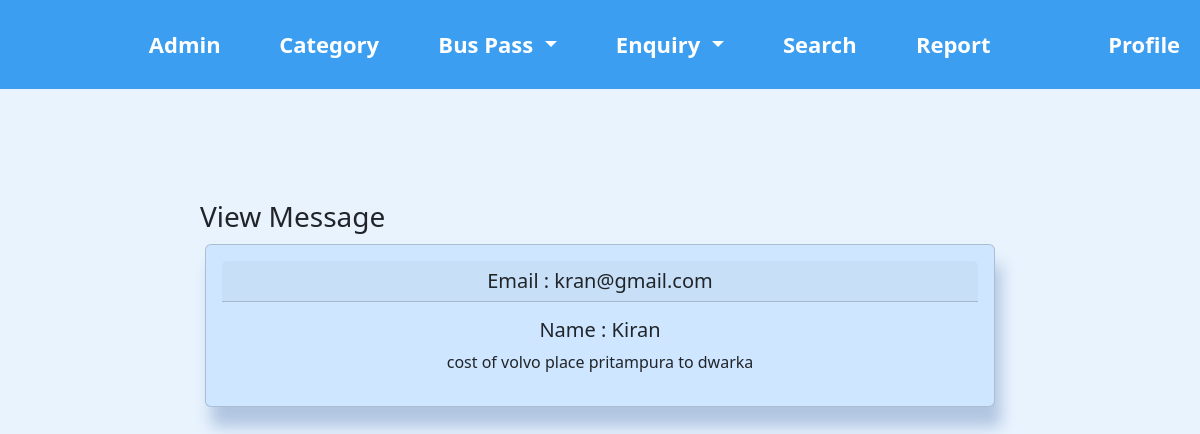
The app's page /admin/view-enquiry.php?viewid=1 (signed in) with its own data.
### tables this page shows
CREATE TABLE `tblcontact` (
  `ID` int(10) NOT NULL,
  `Name` varchar(200) DEFAULT NULL,
  `Email` varchar(200) DEFAULT NULL,
  `Message` mediumtext DEFAULT NULL,
  `EnquiryDate` timestamp NOT NULL DEFAULT current_timestamp(),
  `IsRead` int(5) DEFAULT NULL
);

### admin/view-enquiry.php (the view, shortened to what this page needs)
<?php
if (strlen($_SESSION['bpmsaid']==0)) {
  header('location:logout.php');
  } else{
 $vid=$_GET['viewid'];
  ?>
<!DOCTYPE html>
<html>
<head>
    <link href="https://cdn.jsdelivr.net/npm/bootstrap@5.3.0-alpha1/dist/css/bootstrap.min.css" rel="stylesheet"
 />
        <link rel="stylesheet" href="includes/nav-bar.css"/>
        <link rel="stylesheet" href="includes/view-enq.css"/>
</head>
<body>
   <?php include_once('includes/header.php');?>
   <section id="view-enq">
   <?php
$sql="SELECT * from  tblcontact where ID=$vid";
$query = $dbh -> prepare($sql);
$query->execute();
$results=$query->fetchAll(PDO::FETCH_OBJ);
$cnt=1;
if($query->rowCount() > 0)
{
foreach($results as $row)
{               ?>
    <h3>View Message</h3>
  <div class="card card-bg">
  <h5 class="card-header">Email :   <?php  echo ($row->Email);?></h5>
  <div class="card-body">
    <h5 class="card-title">Name :   <?php  echo ($row->Name);?></h5>
    <p class="card-text"><?php  echo ($row->Message);?></p>
  </div>
</div>
<?php $cnt=$cnt+1;}} ?>
 </section>
</body>
</html>
<?php }  ?>

### admin/includes/view-enq.css (style rules this page uses)
body { background-color: rgb(233, 243, 254); }
#view-enq { margin: 200px; }
.card-bg { margin: 10px 5px; padding: 2% 2%; margin-bottom: 5%; box-shadow: rgba(50, 92, 160, 0.3) 6px 20px 15px; background-color: rgb(206, 230, 255); text-align: center; }

### records on screen
tblcontact: Email "kran@gmail.com", Name "Kiran", Message "cost of volvo place pritampura to dwarka"
